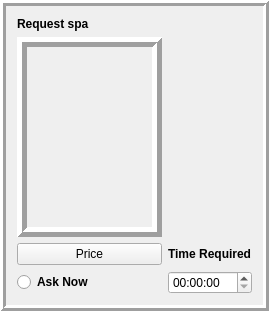
         <widget class="QFrame" name="frame_5">
          <property name="maximumSize">
           <size>
            <width>16777215</width>
            <height>16777215</height>
           </size>
          </property>
          <property name="frameShape">
           <enum>QFrame::Box</enum>
          </property>
          <property name="frameShadow">
           <enum>QFrame::Raised</enum>
          </property>
          <property name="lineWidth">
           <number>3</number>
          </property>
          <layout class="QGridLayout" name="gridLayout_9">
           <item row="6" column="1">
            <widget class="QTimeEdit" name="timeEdit_5">
             <property name="font">
              <font>
               <pointsize>9</pointsize>
              </font>
             </property>
            </widget>
           </item>
           <item row="5" column="1">
            <widget class="QLabel" name="label_48">
             <property name="font">
              <font>
               <weight>75</weight>
               <bold>true</bold>
              </font>
             </property>
             <property name="text">
              <string>Time Required</string>
             </property>
            </widget>
           </item>
           <item row="6" column="0">
            <widget class="QRadioButton" name="radioButton_16">
             <property name="font">
              <font>
               <weight>75</weight>
               <bold>true</bold>
              </font>
             </property>
             <property name="text">
              <string>Ask Now</string>
             </property>
            </widget>
           </item>
           <item row="2" column="0">
            <widget class="QLabel" name="label_28">
             <property name="minimumSize">
              <size>
               <width>100</width>
               <height>200</height>
              </size>
             </property>
             <property name="styleSheet">
              <string notr="true">border-image: url(:/newPrefix/nevencheckin_qrc/SPA2.png);</string>
             </property>
             <property name="frameShape">
              <enum>QFrame::Box</enum>
             </property>
             <property name="frameShadow">
              <enum>QFrame::Raised</enum>
             </property>
             <property name="lineWidth">
              <number>5</number>
             </property>
             <property name="text">
              <string/>
             </property>
             <property name="pixmap">
              <pixmap>:/newPrefix/check in_qrc/SPA2.png</pixmap>
             </property>
             <property name="scaledContents">
              <bool>true</bool>
             </property>
            </widget>
           </item>
           <item row="1" column="0">
            <widget class="QLabel" name="label_43">
             <property name="font">
              <font>
               <weight>75</weight>
               <bold>true</bold>
              </font>
             </property>
             <property name="text">
              <string>Request spa                      </string>
             </property>
            </widget>
           </item>
           <item row="5" column="0">
            <widget class="QPushButton" name="pushButton_7">
             <property name="text">
              <string>Price</string>
             </property>
            </widget>
           </item>
          </layout>
         </widget>
